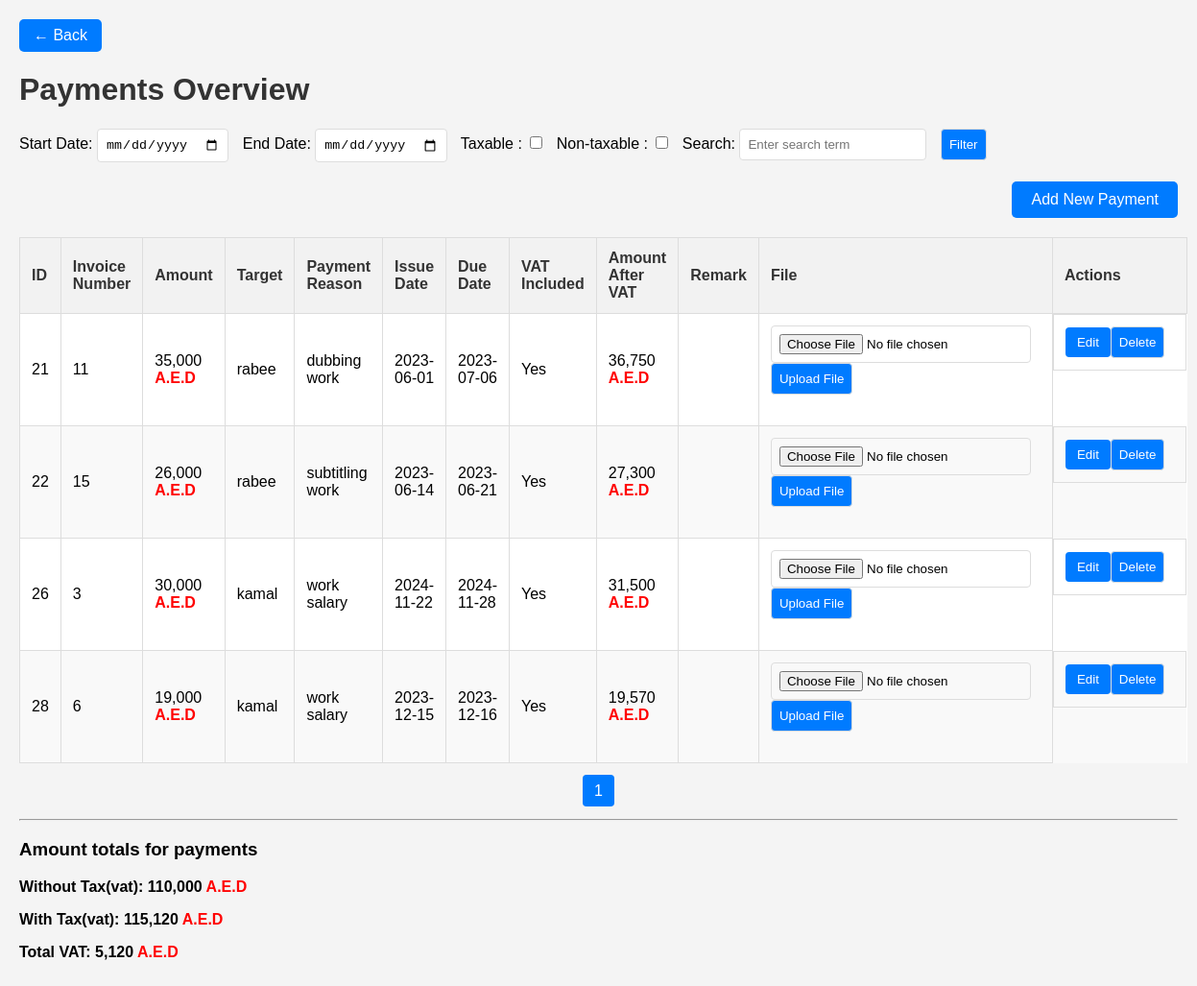
The page /payments.php on the database its author committed.
### tables this page shows
CREATE TABLE `invoice_out` (
  `id` int(11) NOT NULL,
  `invoice_number` varchar(255) NOT NULL,
  `amount` double NOT NULL,
  `target` varchar(250) NOT NULL,
  `reason` text DEFAULT NULL,
  `remark` text DEFAULT NULL,
  `issue_date` date NOT NULL,
  `due_date` date NOT NULL,
  `vat_included` tinyint(1) NOT NULL,
  `vat_rate_id` int(11) DEFAULT NULL,
  `amount_after_vat` double NOT NULL,
  `invoice_file` longblob DEFAULT NULL,
  `invoice_file_type` varchar(255) DEFAULT NULL,
  `created_at` timestamp NULL DEFAULT NULL,
  `updated_at` timestamp NULL DEFAULT NULL
);

### classes/config.php (called while the page is built, shortened)
<?php
class Config
{
	private static $me;
	private function __construct()
	{
		$this->dbHost = DB_HOST;
		$this->dbName = DB_NAME;
		$this->dbUsername = DB_USER;
		$this->dbPassword = DB_PASS;
		$this->dbDieOnError = DB_DEBUG;
	}
	public static function getConfig()
	{
		if (is_null(self::$me))
			self::$me = new Config();
		return self::$me;
	}
}

### classes/database.php (called while the page is built, shortened)
<?php
class Database
{
	private static $me;
	public $db;
	public $host;
	public $name;
	public $username;
	public $password;
	public $result;
	private function __construct($connect = false)
	{
		$Config = Config::getConfig();
		$this->host       = $Config->dbHost;
		$this->name       = $Config->dbName;
		$this->username   = $Config->dbUsername;
		$this->password   = $Config->dbPassword;
		$this->db = false;
	}
	public static function getDatabase($connect = true)
	{
		if(is_null(self::$me))
			self::$me = new Database($connect);
		return self::$me;
	}
	public function isConnected()
	{
		return is_object($this->db) && get_class($this->db) == 'mysqli';
	}
	public function connect()
	{
		$this->db = new mysqli($this->host,$this->username,$this->password,$this->name) or $this->notify('Failed to connect to server.');
		$this->db->set_charset("utf8") or $this->notify('Failed to load character set utf8.');
		return $this->isConnected();
	}
	public function query($sql, $args_to_prepare = null, $exception_on_missing_args = true)
	{
		$this->result = $this->db->query($sql) or $this->notify();
		return $this->result;
	}
	public function hasRows($arg = null)
	{
		$result = $this->resulter($arg);
		return is_object($result) && ($result->num_rows > 0);
	}
	public function getRow($arg = null)
	{
		$result = $this->resulter($arg);
		return $this->hasRows() ? $result->fetch_array(MYSQLI_ASSOC) : false;
	}
	public function getRows($arg = null)
	{
		$result = $this->resulter($arg);
		$rows = array();
		$result->data_seek(0);
		while($row = $result->fetch_array(MYSQLI_ASSOC))
			$rows[] = $row;
		return $rows;
	}
	private function resulter($arg = null)
	{
		if(is_null($arg) && is_object($this->result))
			return $this->result;
		elseif(is_object($arg))
			return $arg;
		elseif(is_string($arg))
		{
			$this->query($arg);
			if(is_object($this->result))
				return $this->result;
			else
				return false;
		}
		else
			return false;
	}
}
?>

### payments.php (the view, shortened to what this page needs)
<?php
$db = Database::getDatabase();
$start_date = isset($_GET['start_date']) ? $_GET['start_date'] : '';
$end_date = isset($_GET['end_date']) ? $_GET['end_date'] : '';
$not_include_tax = isset($_GET['Non-taxable']);
$search = isset($_GET['search']) ? $_GET['search'] : '';
$query = "SELECT * FROM invoice_out WHERE 1";
$all_rows = $db->getRows($query);
$total_amount = 0;
$total_amount_with_tax = 0;
foreach ($all_rows as $row) {
    $total_amount += $row['amount'];
    $total_amount_with_tax += $row['amount_after_vat'];
}
$records_per_page = 10;
$page = isset($_GET['page']) ? (int)$_GET['page'] : 1;
$offset = ($page - 1) * $records_per_page;
$query .= " LIMIT $offset, $records_per_page";
$rows = $db->getRows($query);
$total_rows_query = "SELECT COUNT(*) AS total FROM invoice_out WHERE 1";
$total_rows_result = $db->getRow($total_rows_query);
$total_records = $total_rows_result['total'];
$total_pages = ceil($total_records / $records_per_page);
?>
<!DOCTYPE html>
<html lang="en">
<head>
    <div class="back-container">
        <a href="index.php" class="back-btn">← Back</a>
    </div>
</head>
<body>
    <h1>Payments Overview</h1>
    <form method="GET" action="">
        <label for="start_date">Start Date:</label>
        <input type="date" name="start_date" value="<?php echo $start_date; ?>">
        <label for="end_date">End Date:</label>
        <input type="date" name="end_date" value="<?php echo $end_date; ?>">
        <label for="Taxable">Taxable :</label>
        <input type="checkbox" name="Taxable">
        <label for="Non-taxable">Non-taxable :</label>
        <input type="checkbox" name="Non-taxable">
        <label for="search">Search:</label>
        <input type="text" name="search" value="<?php echo isset($_GET['search']) ? $_GET['search'] : ''; ?>" placeholder="Enter search term">
        <button type="submit">Filter</button>
    </form>
    <div class="btn-container">
        <a href="InvoiceOut-Adding.php" class="btn-invoice">Add New Payment</a>
    </div>
    <table>
        <thead>
            <tr>
                <th>ID</th>
                <th>Invoice Number</th>
                <th>Amount</th>
                <th>Target</th>
                <th>Payment Reason</th>
                <th>Issue Date</th>
                <th>Due Date</th>
                <th>VAT Included</th>
                <th>Amount After VAT</th>
                <th>Remark</th>
                <th>File</th>
                <th>Actions</th>
            </tr>
        </thead>
        <tbody>
            <?php foreach ($rows as $row) { ?>
                <tr>
                    <td><?php echo $row['id']; ?></td>
                    <td><?php echo $row['invoice_number']; ?></td>
                    <td><?php echo number_format($row['amount']); ?> <span class="AED">A.E.D</span></td>
                    <td><?php echo $row['target']; ?></td>
                    <td><?php echo $row['reason']; ?></td>
                    <td><?php echo $row['issue_date']; ?></td>
                    <td><?php echo $row['due_date']; ?></td>
                    <td><?php echo $row['vat_included'] ? 'Yes' : 'No'; ?></td>
                    <td><?php echo number_format($row['amount_after_vat']); ?> <span class="AED">A.E.D</span></td>
                    <td><?php echo $row['remark']; ?></td>
                    <td>
                        <?php if (!empty($row['invoice_file'])): ?>
                            <a href="view_file.php?id=<?php echo urlencode($row['id']); ?>&table=invoice_out&btn=view" target="_blank">
                                <button type="button">View File</button>
                            </a>
                            <a href="view_file.php?id=<?php echo urlencode($row['id']); ?>&table=invoice_out&btn=download" target="_blank">
                                <button type="button">Download File</button>
                            </a>
                            <form action="download_file.php?id=<?php echo urlencode($row['id']); ?>&table=invoice_out" method="POST" enctype="multipart/form-data">
                                <input type="file" name="downloaded_file" required>
                                <button type="submit">Upload File</button>
                            </form>
                        <?php else: ?>
                            <form action="download_file.php?id=<?php echo urlencode($row['id']); ?>&table=invoice_out" method="POST" enctype="multipart/form-data">
                                <input type="file" name="downloaded_file" required>
                                <button type="submit">Upload File</button>
                            </form>
                        <?php endif; ?>
                    </td>
                    <td id="UDform">
                        <button type="button" class="showFormBtn" data-form="modifying" data-id="<?php echo $row['id']; ?>">Edit</button>
                        <form action="CRUD-out.php" method="POST" class="UDform" onsubmit="return confirm('Are you sure?')">
                            <button type="submit" name="Delete-invoice">Delete</button>
                        </form>
                    </td>
                </tr>
            <?php  } ?>
        </tbody>
    </table>
    <div class="pagination">
        <?php for ($i = 1; $i <= $total_pages; $i++): ?>
            <a href="?page=<?php echo $i; ?>&search=<?php echo urlencode($search); ?>" <?php if ($page == $i) echo 'class="active"'; ?>>
                <?php echo $i; ?>
            </a>
        <?php endfor; ?>
    </div>
    <hr>
    <h3>Amount totals for payments </h3>
    <?php if ($not_include_tax) : ?>
        <p class="total">Without Tax(vat):
            <?php echo number_format($total_amount,); ?><span class="AED"> A.E.D
        </p>
    <?php else: ?>
        <p class="total">Without Tax(vat):
            <?php echo number_format($total_amount,); ?><span class="AED"> A.E.D
        </p>
        <p class="total">With Tax(vat):
            <?php echo number_format($total_amount_with_tax,); ?><span class="AED"> A.E.D
        </p>
        <p class="total">Total VAT:
            <?php echo number_format($total_amount_with_tax - $total_amount,); ?><span class="AED"> A.E.D
        </p>
    <?php endif; ?>
</body>
</html>

### payments.php (style rules this page uses)
.back-container { margin-bottom: 15px; }
.back-btn { display: inline-block; padding: 8px 15px; background-color: #007BFF; color: white; font-size: 16px; text-decoration: none; border-radius: 5px; transition: background-color 0.3s; }
body { font-family: Arial, sans-serif; background-color: #f4f4f4; margin: 0; padding: 20px; }
h1 { color: #333; }
table { width: 100%; border-collapse: collapse; background-color: #fff; margin-bottom: 20px; }
th, td { padding: 12px; text-align: left; border: 1px solid #ddd; }
th { background-color: #f2f2f2; color: #333; }
tr:nth-child(even) { background-color: #f9f9f9; }
button { padding: 8px 12px; background-color: #007BFF; color: white; border: none; border-radius: 4px; cursor: pointer; }
.btn-invoice { display: inline-block; padding: 10px 20px; font-size: 16px; color: white; background-color: #007BFF; text-decoration: none; border-radius: 5px; transition: background-color 0.3s; }
.btn-container { text-align: right; margin: 20px 0; }
form { margin-bottom: 20px; }
.UDform { margin: 0px; display: inline-block; }
#UDform { display: flex; align-content: space-around; align-items: center; }
form input, form button { margin-right: 10px; padding: 8px; border: 1px solid #ddd; border-radius: 4px; }
form input[type="date"] { max-width: 150px; }
.total { font-weight: bold; }
.AED { font-weight: bold; color: red; }
a { text-decoration: none; }
.pagination { text-align: center; margin: 20px 0; }
.pagination a { margin: 0 5px; padding: 8px 12px; background-color: #007BFF; color: white; text-decoration: none; border-radius: 4px; }

### rows shown on the page
invoice_out: id "21", invoice_number "11", amount "35,000", target "rabee", reason "dubbing work", issue_date "2023-06-01", due_date "2023-07-06", vat_included "Yes", amount_after_vat "36,750"
invoice_out: id "22", invoice_number "15", amount "26,000", target "rabee", reason "subtitling work", issue_date "2023-06-14", due_date "2023-06-21", vat_included "Yes", amount_after_vat "27,300"
invoice_out: id "26", invoice_number "3", amount "30,000", target "kamal", reason "work salary", issue_date "2024-11-22", due_date "2024-11-28", vat_included "Yes", amount_after_vat "31,500"
invoice_out: id "28", invoice_number "6", amount "19,000", target "kamal", reason "work salary", issue_date "2023-12-15", due_date "2023-12-16", vat_included "Yes", amount_after_vat "19,570"

### other values the page prints
$total_amount "110,000"
$total_amount_with_tax "115,120"
$total_amount_with_tax - $total_amount "5,120"
